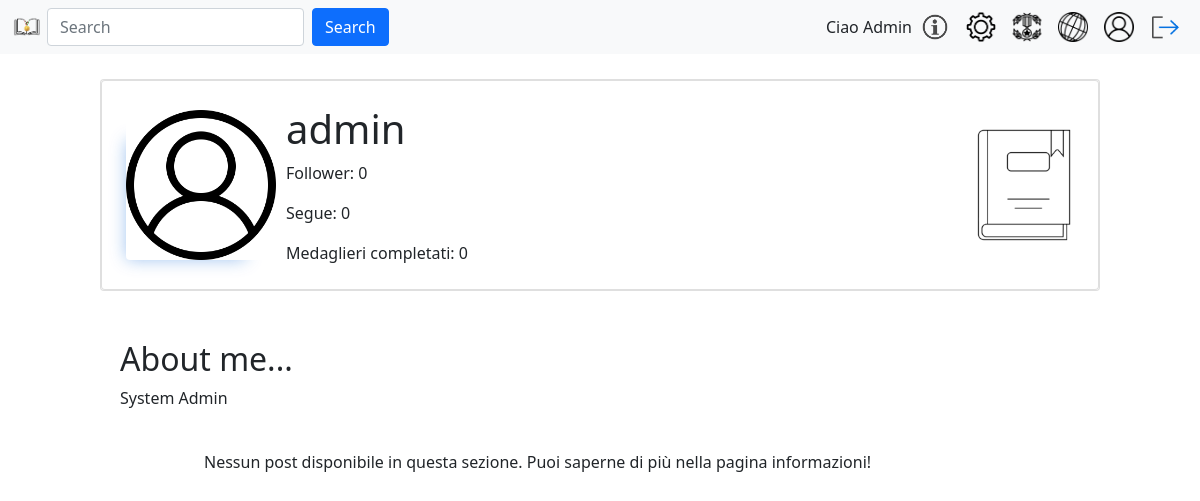
/profilePage.php?mode=post&id=7 (signed in), run on an earlier commit of the app's database.
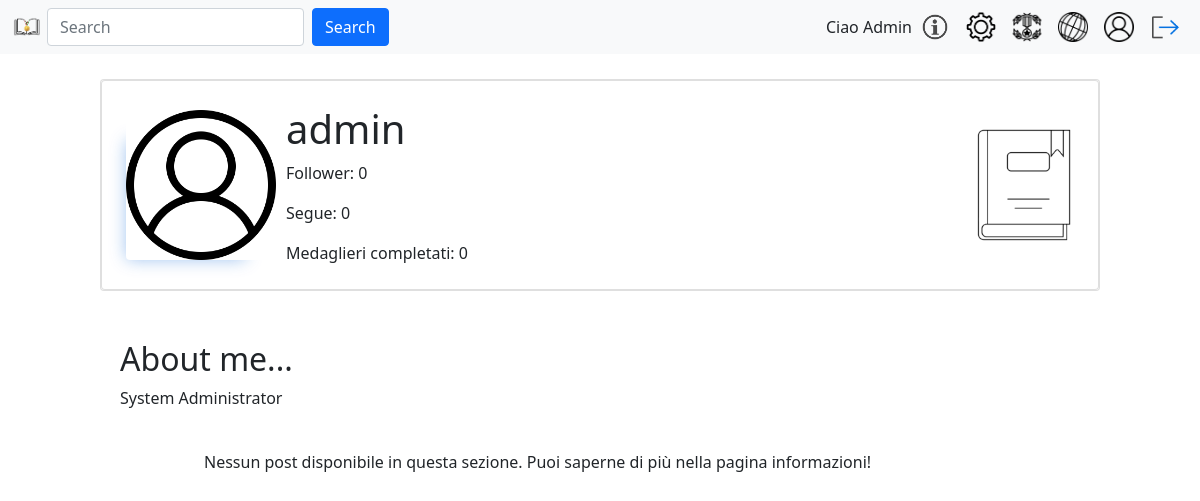
And on a later commit of the database.
### tables this page shows
CREATE TABLE `utente` (
  `id` int NOT NULL AUTO_INCREMENT,
  `username` varchar(80) NOT NULL,
  `email` varchar(80) NOT NULL,
  `pwd` varchar(120) NOT NULL,
  `immagineProfilo` varchar(255) DEFAULT NULL,
  `isAdmin` int NOT NULL DEFAULT '0',
  `descrizione` varchar(150) DEFAULT NULL,
  `stato` int NOT NULL DEFAULT '0',
  PRIMARY KEY (`id`)
);

### include/login.model.php (called while the page is built, shortened)
<?php
require_once 'config.php';
function getDbImageName(string $username){
    global $conn;
    $sql = "SELECT immagineProfilo FROM utente WHERE username = ?";
    $stmt = $conn->prepare($sql);
    $stmt->bind_param("s", $username);
    $stmt->execute();
    $result = $stmt->get_result();
    return $result->fetch_assoc()['immagineProfilo'];
}
function getUserDescription(string $username){
    global $conn;
    $sql = "SELECT descrizione FROM utente WHERE username = ?";
    $stmt = $conn->prepare($sql);
    $stmt->bind_param("s", $username);
    $stmt->execute();
    $result = $stmt->get_result();
    return $result->fetch_assoc()['descrizione'];
}
function tmpGetUsernameById($userid){
    global $conn;
    $sql = "SELECT username FROM utente WHERE id = ?";
    $stmt = $conn->prepare($sql);
    $stmt->bind_param("i", $userid);
    $stmt->execute();
    $result = $stmt->get_result();
    return $result->fetch_assoc()['username'];
}
?>

### include/login.controller.php (called while the page is built, shortened)
<?php
function getUserImage(string $username){
    $defaultProfileImage = "images/users/default.png";
    $image = "images/users/" . getDbImageName($username);
    return $defaultProfileImage;
}
?>

### include/model/selectors.php (called while the page is built, shortened)
<?php
function getMedCompletatiByUserId($idUser){
    global $conn;
    $sql = "SELECT M.id
            FROM medagliere M
            WHERE M.id not in(
                SELECT MM.id
                FROM medagliere MM, compone C, libro L
                WHERE L.id = C.libroId
                AND C.medagliereId = MM.id
                and L.id not in (
                    SELECT P.libroId
                    FROM post P
                    WHERE P.utenteId = ?))";
    $stmt = $conn->prepare($sql);
    $stmt->bind_param("i", $idUser);
    $stmt->execute();
    $result = $stmt->get_result();
    $tmp = $result->fetch_all(MYSQLI_ASSOC);
    return array_column($tmp, 'id');
}
function gestisciFollowerFollowed($userIdFrom, $isOttieniFollower){
    global $conn;
    $sql = "";
    if($isOttieniFollower){
        $sql = "SELECT * FROM segue S WHERE S.seguitoId=?;";
    } else {
        $sql = "SELECT * FROM segue S WHERE S.seguenteId=?;";
    }
    $stmt = $conn->prepare($sql);
    $stmt->bind_param("i", $userIdFrom);
    $stmt->execute();
    $result = $stmt->get_result();
    $tmp = $result->fetch_all(MYSQLI_ASSOC);
    return $tmp;
}
function ottieniFollower($userIdFrom){
    $isOttieniFollower = true;
    return gestisciFollowerFollowed($userIdFrom, $isOttieniFollower);
}
function ottieniSegue($userIdFrom){
    $isOttieniFollower = false;
    return gestisciFollowerFollowed($userIdFrom, $isOttieniFollower);
}
?>

### profilePage.php (the view, shortened to what the changed rows need)
<?php
require_once("include/login.controller.php");
require_once("include/login.model.php");
require_once("include/post.php");
require_once("include/model/selectors.php");
require_once("include/view/userBanner.php");
$userIdvisited = $_GET["id"];
$typeOfVision = $_GET["mode"];
$tmpKey = tmpGetUsernameById($userIdvisited);
$userDescription = getUserDescription($tmpKey);
?>
<!DOCTYPE html>
<html lang="it">
<head>
  <link href="https://cdn.jsdelivr.net/npm/bootstrap@5.1.3/dist/css/bootstrap.min.css" rel="stylesheet"
>
  <link rel="stylesheet" type="text/css" href="css/landingPage.css">
  <link rel="stylesheet" type="text/css" href="css/userInfoBanner.css">
  <link rel="stylesheet" type="text/css" href="css/bookMed.css">
  <link rel="stylesheet" type="text/css" href="css/PMpopup.css">
</head>
<body>
    <main class="d-flex">
        <div class="col-10">
            <div class="card">
            <?php echo getUserBannerById($userIdvisited, $typeOfVision);?>
            </div>
        </div>
    </main>
    <?php if(!empty($userDescription)) {
        echo "<section id='userDescription' class='d-flex'>
        <div class='col-1'></div>
        <div class='col-10'>
            <h2> About me... </h2>
            <p>" .
            $userDescription .
            "</p>
        </div>
        <div class='col-1'></div>
    </section>";}
    ?>
</body>
</html>

### include/view/userBanner.php (shortened to what the changed rows need)
<?php
require_once("include/login.controller.php");
require_once("include/login.model.php");
require_once("include/model/selectors.php");
function getPictureOfPortalImage($typeOfView){
    $portalImg="images/";
    switch ($typeOfView) {
        case 'post':
            $portalImg = $portalImg . "libroMedaglieri.png";
            break;
    }
    return $portalImg;
}
function obtainMainInfosUserBanner($userId){
    $nameInterestedUser = tmpGetUsernameById($userId);
    $pathUserImage = getUserImage($nameInterestedUser);
    $listaFollower = ottieniFollower($userId);
    $counterFollower = sizeof(ottieniFollower($userId));
    $counterSeguo = sizeof(ottieniSegue($userId));
    $listaSegue = ottieniSegue($userId);
    $amountComplete = sizeof(getMedCompletatiByUserId($userId));
    $classMainContainer = "d-sm-inline-flex align-items-center p-2  mainInfos";
    $initMainContainter = "<div id=\"mainInfosUserBannerN" . $userId . "\"
    class=\"" . $classMainContainer . "\">";
    $classForDivImg = "d-flex mx-auto imgPropicCont";
    $classForImg = "rounded float-left";
    $first =  "<div id=\"divContainerImgUserBannerN" . $userId . "\" class=\"" . $classForDivImg . "\">" .
    "<img id=\"propicN" . $userId . "\" " .
    "src=\"" . $pathUserImage . "\" " .
    "alt=\"Immagine Profilo\" "  .
    "class=\"" . $classForImg . "\"> " .
    "</div>";
    $classForContainerInfos = "containerUserInfos";
    $classForInfos = "card-text";
    $second = "<div id=\"textInfoUserBannerN" . $userId . "\" class=\"" . $classForContainerInfos . "\"> " .
    "<h1 id=\"usernameInProfilePageUserBannerN" . $userId . "\">" . $nameInterestedUser . "</h1>" .
    "<p class=\"" .$classForInfos . "\" id=\"counterFollowerUserBannerN" . $userId . "\">" . "Follower: " . $counterFollower . "</p>" .
    "<p class=\"" .$classForInfos . "\" id=\"counterSegueUserBannerN" . $userId . "\">" . "Segue: " . $counterSeguo . "</p>" .
    "<p class=\"" .$classForInfos . "\" id=\"counterMedaglieriUserBannerN" . $userId . "\">" . "Medaglieri completati: " . $amountComplete . "</p>" .
    "</div>";
    $finMainContainer = "</div>";
        $popupContent = "
    <div id=\"myPopupFollowers" . $userId . "\" class=\"popup\">
        <div class=\"popup-content\">
        <div class=\"closeMyPopup\" data-closePopup=\"myPopupFollowers" . $userId . "\">&times;</div>
        <div class=\"titoloPopUp\">Followers</div>";
    $popupContent .= "
            </div>
        </div>";
    $popupContent .= "
        <div id=\"myPopupSeguiti" . $userId . "\" class=\"popup\">
            <div class=\"popup-content\">
            <div class=\"closeMyPopup\" data-closePopup=\"myPopupSeguiti" . $userId . "\">&times;</div>
            <div class=\"titoloPopUp\">Utenti seguiti</div>";
    $popupContent .= "
            </div>
        </div>";
    return $initMainContainter . $first . $second . $finMainContainer . $popupContent;
}
function obtainPortalsUserBanner($userId, $typeView){
    $nameInterestedUser = tmpGetUsernameById($userId);
    $classMainContainer = "d-md-inline-flex justify-content-center align-items-center p-2  w-auto";
    $initMainContainter = "<div id=\"portalsUserBannerN" . $userId . "\" class=\"" . $classMainContainer . "\">";
    $portalImg = getPictureOfPortalImage($typeView);
    $classFirstContainer = "order-md-1 w-auto justify-content-center align-items-center mx-auto";
    $classImgAbbr = "AbbrImgPortal";
    $first = "<div id=\"portalDiv" . "" . "\" class=\"" . $classFirstContainer . "\">" .
                "<abbr id=\"portalAbbr" . $userId . "\" lang=\"it\" title=\"" . $nameInterestedUser . "\" class=\"" . $classImgAbbr . "\">" .
                                    "<img " .
                                        "id=\"portal\" " .
                                        "class=\"flex-wrap justify-content-center align-items-center mx-auto\" " .
                                        "alt=\"" . $nameInterestedUser . "\" " .
                                        "src=\"" .  $portalImg . "\" /> " .
                                "</abbr>" .
                            "</div>";
    $classSecondContainer = "d-flex order-md-0 w-auto justify-content-center align-items-center";
    $second = ($userId != 7)
                ? "<div id=\"addInfosUserBannerN" . $userId . "\" class=\"" . $classSecondContainer . "\">" .
                    getButtonOfPortal($userId, $typeView) .
                    "</div>"
                : "";
    $finMainContainer = "</div>";
    $isSearching = strcmp($typeView, "search") == 0;
    if ($isSearching) {
        return $initMainContainter . $second . $finMainContainer;
    } else {
        return $initMainContainter . $first . $second . $finMainContainer;
    }
}
function getUserBannerById($userId, $typeView){
    $classMainContainer = "card singleBannerUnit";
    $classSubContainer = "d-sm-inline-flex align-items-md-between align-items-center w-100";
    $init = "<div id=\"userBannerN" . $userId . "\" class=\"" .$classMainContainer . "\">" .
            "<div class=\"card-body w-100\">" .
            "<div class=\"" . $classSubContainer . "\">";
    $classForMet = "w-1 flex-fill";
    $between = "<div " .
                " class=\"" . $classForMet . "\"" .
                "> </div> ";
    $fin = " </div> </div> </div>";
    return $init . obtainMainInfosUserBanner($userId) . $between . obtainPortalsUserBanner($userId, $typeView) . $fin;
}
?>

What changed in the data, as far as the page shows it:
changed utente "admin": userDescription "System Admin" → "System Administrator"
